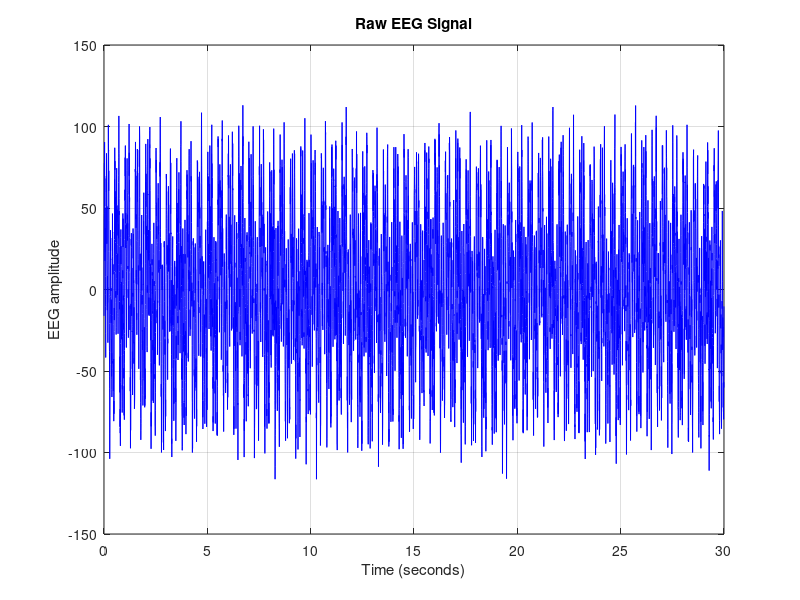
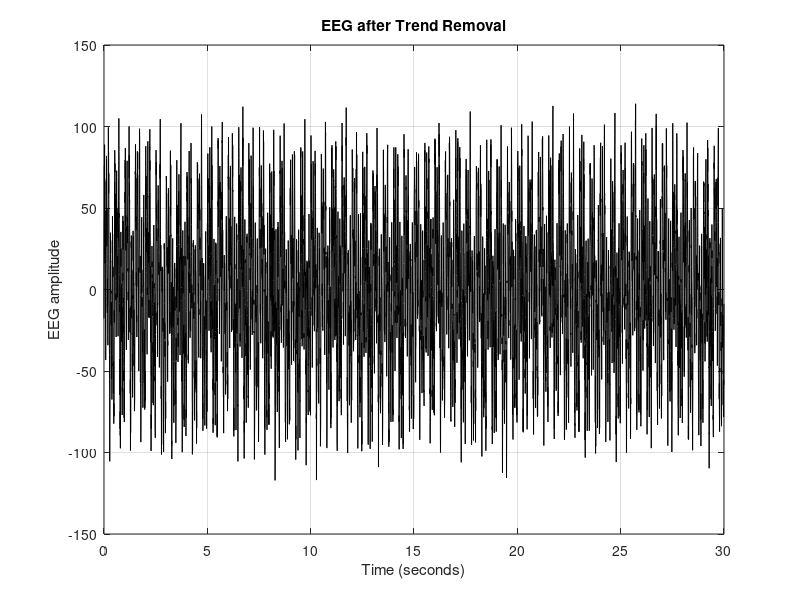
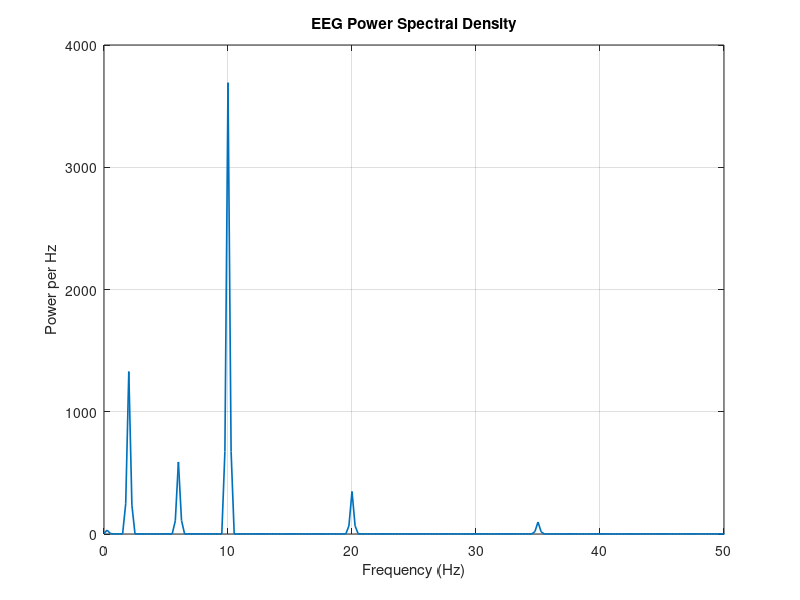
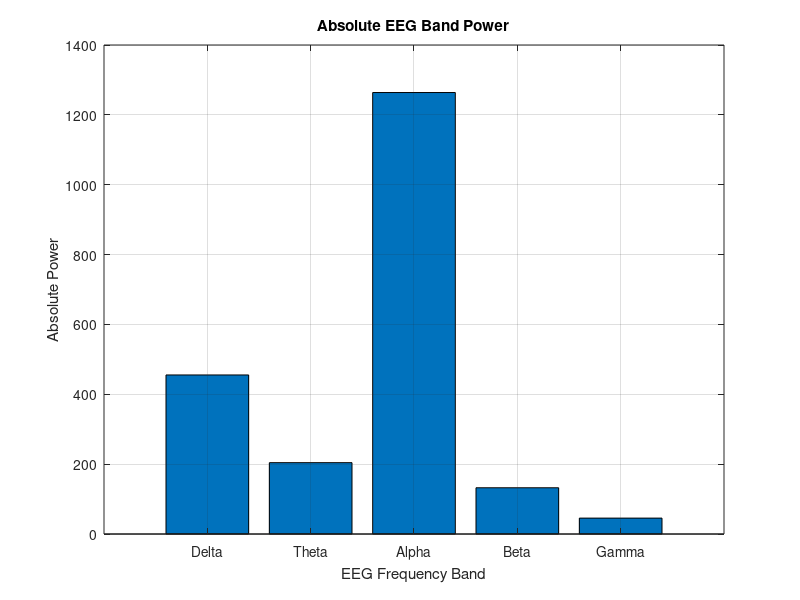

Reproduce these figures in MATLAB, in order.
%% EXPERIMENT 2: EEG FREQUENCY BAND ANALYSIS
clear;
close all;
clc;

%% STEP 1: CREATE A SIMULATED EEG INPUT FILE

fs = 256;                  % Sampling frequency in Hz
duration = 30;              % Recording duration in seconds

t = (0:1/fs:duration-1/fs)';

% Generate a simulated EEG containing several frequency components
rng(2);                     % Repeatable random noise

deltaSignal = 30*sin(2*pi*2*t);
thetaSignal = 20*sin(2*pi*6*t);
alphaSignal = 50*sin(2*pi*10*t);
betaSignal  = 15*sin(2*pi*20*t);
gammaSignal = 8*sin(2*pi*35*t);

% Combine components and add noise and slow baseline drift
eeg = deltaSignal ...
    + thetaSignal ...
    + alphaSignal ...
    + betaSignal ...
    + gammaSignal ...
    + 10*randn(size(t)) ...
    + 5*sin(2*pi*0.2*t);

% Save the EEG signal and sampling frequency
filename = 'eeg_sample.mat';
save(filename, 'eeg', 'fs');

fprintf('STEP 1: EEG input file created successfully.\n');
fprintf('File name: %s\n', filename);

%% STEP 2: LOAD THE EEG INPUT FILE

S = load(filename);

if isfield(S, 'eeg')
    eeg = S.eeg;
elseif isfield(S, 'EEG')
    eeg = S.EEG;
else
    error('EEG variable not found in the input file.');
end

if isfield(S, 'fs')
    fs = S.fs;
end

eeg = double(eeg(:));

if isempty(eeg) || any(~isfinite(eeg))
    error('EEG signal is empty or contains invalid values.');
end

if fs <= 0
    error('Sampling frequency must be positive.');
end

t = (0:length(eeg)-1)' / fs;

fprintf('\nSTEP 2: EEG file loaded successfully.\n');
fprintf('Number of samples = %d\n', length(eeg));
fprintf('Sampling frequency = %.2f Hz\n', fs);
fprintf('Signal duration = %.2f seconds\n', t(end));

%% STEP 3: PLOT THE RAW EEG SIGNAL

figure('Name', 'Figure 1 - Raw EEG');

plot(t, eeg, 'b');
grid on;
xlabel('Time (seconds)');
ylabel('EEG amplitude');
title('Raw EEG Signal');

%% STEP 4: REMOVE THE LINEAR TREND

eeg = detrend(eeg);

figure('Name', 'Figure 2 - Detrended EEG');

plot(t, eeg, 'k');
grid on;
xlabel('Time (seconds)');
ylabel('EEG amplitude');
title('EEG after Trend Removal');

%% STEP 5: ESTIMATE PSD USING WELCH'S METHOD
% Welch's method:
% Divide the signal into overlapping segments, apply a window,
% calculate each segment's periodogram, and average the results.

segmentLength = min(length(eeg), 4*fs);
segmentLength = floor(segmentLength);

if segmentLength < 2
    error('EEG signal is too short for spectral analysis.');
end

overlap = floor(0.5 * segmentLength);
stepSize = segmentLength - overlap;

nfft = max(1024, 2^nextpow2(segmentLength));

% Create a Hamming window without requiring a toolbox
n = (0:segmentLength-1)';
window = 0.54 - 0.46*cos(2*pi*n/(segmentLength-1));

windowPower = sum(window.^2);

% Initialise the PSD accumulator
Psum = zeros(floor(nfft/2)+1, 1);
numberOfSegments = 0;

startIndex = 1;

while startIndex + segmentLength - 1 <= length(eeg)

    indices = startIndex:(startIndex + segmentLength - 1);

    segment = eeg(indices);
    segment = segment - mean(segment);
    segment = segment .* window;

    % Fourier transform
    X = fft(segment, nfft);

    % Two-sided power spectral density
    P2 = abs(X).^2 / (fs * windowPower);

    % Retain the non-negative frequencies
    P1 = P2(1:floor(nfft/2)+1);

    % Convert to one-sided PSD
    if rem(nfft, 2) == 0
        P1(2:end-1) = 2 * P1(2:end-1);
    else
        P1(2:end) = 2 * P1(2:end);
    end

    Psum = Psum + P1;
    numberOfSegments = numberOfSegments + 1;

    startIndex = startIndex + stepSize;
end

if numberOfSegments == 0
    error('No EEG segments were available for PSD calculation.');
end

pxx = Psum / numberOfSegments;
f = (0:floor(nfft/2))' * fs/nfft;

%% STEP 6: PLOT THE POWER SPECTRAL DENSITY

figure('Name', 'Figure 3 - EEG PSD');

plot(f, pxx, 'LineWidth', 1.2);
grid on;
xlim([0 min(50, fs/2)]);
xlabel('Frequency (Hz)');
ylabel('Power per Hz');
title('EEG Power Spectral Density');

%% STEP 7: DEFINE THE EEG FREQUENCY BANDS

bandNames = {'Delta'; 'Theta'; 'Alpha'; 'Beta'; 'Gamma'};

% Frequency limits in Hz
bandLimits = [
     0.5   4
     4     8
     8    13
    13    30
    30    45
];

numberOfBands = length(bandNames);
bandPower = zeros(numberOfBands, 1);

%% STEP 8: CALCULATE ABSOLUTE BAND POWER

for k = 1:numberOfBands

    idx = f >= bandLimits(k,1) & ...
          f < bandLimits(k,2);

    if nnz(idx) >= 2
        bandPower(k) = trapz(f(idx), pxx(idx));
    else
        bandPower(k) = 0;
    end
end

totalPower = sum(bandPower);

%% STEP 9: CALCULATE RELATIVE BAND POWER

if totalPower > 0
    relativePower = 100 * bandPower / totalPower;
else
    relativePower = zeros(numberOfBands, 1);
    warning('Total calculated band power is zero.');
end

%% STEP 10: PLOT ABSOLUTE BAND POWER

figure('Name', 'Figure 4 - Absolute EEG Band Power');

bar(bandPower);
grid on;
set(gca, 'XTick', 1:numberOfBands, ...
    'XTickLabel', bandNames);

xlabel('EEG Frequency Band');
ylabel('Absolute Power');
title('Absolute EEG Band Power');

%% STEP 11: PLOT RELATIVE BAND POWER

figure('Name', 'Figure 5 - Relative EEG Band Power');

bar(relativePower);
grid on;
set(gca, 'XTick', 1:numberOfBands, ...
    'XTickLabel', bandNames);

xlabel('EEG Frequency Band');
ylabel('Relative Power (%)');
title('Relative EEG Band Power');

%% STEP 12: IDENTIFY THE DOMINANT FREQUENCY BAND

[maxPower, idxMax] = max(bandPower);

dominantBand = bandNames{idxMax};
dominantRelativePower = relativePower(idxMax);

%% STEP 13: DISPLAY RESULTS

fprintf('\n========================================\n');
fprintf('       EXPERIMENT 2: EEG RESULTS\n');
fprintf('========================================\n');

fprintf('Input file = %s\n', filename);
fprintf('Sampling frequency = %.2f Hz\n', fs);
fprintf('Signal duration = %.2f seconds\n', t(end));
fprintf('Number of samples = %d\n', length(eeg));
fprintf('PSD segments averaged = %d\n', numberOfSegments);

fprintf('\nEEG FREQUENCY BAND RESULTS\n');
fprintf('----------------------------------------\n');

for k = 1:numberOfBands
    fprintf('%-8s Power = %.6f | Relative = %.2f%%\n', ...
        bandNames{k}, bandPower(k), relativePower(k));
end

fprintf('----------------------------------------\n');
fprintf('Total calculated band power = %.6f\n', totalPower);
fprintf('Dominant frequency band = %s\n', dominantBand);
fprintf('Dominant band power = %.6f\n', maxPower);
fprintf('Dominant relative power = %.2f%%\n', ...
    dominantRelativePower);

fprintf('========================================\n');
fprintf('Experiment 2 completed successfully.\n');
